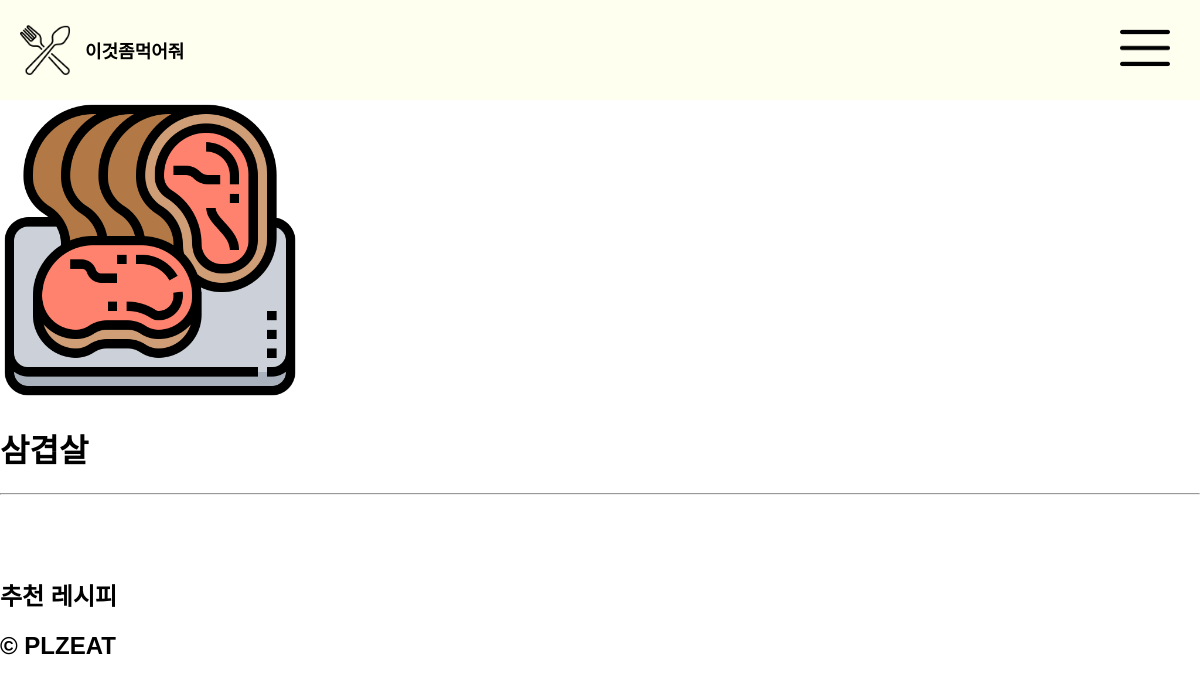
Screenshot of /foods/2 with the database file from the repository.
### foods/models.py (models this page shows, shortened)
class Food(models.Model):
    name = models.CharField(max_length=20)
    photo = models.ImageField(upload_to="enrolled_food", default="default.png")
    expired_date = models.DateField(null=False)
    quantity = models.IntegerField(null=True)
    user = models.ForeignKey(
        users_models.User, related_name="foods", on_delete=models.CASCADE
    )
    def __str__(self):
        return self.name

### foods/views.py (the view)
# urls.py: urlpatterns = [path("<int:pk>", views.food_detail, name="food_detail")]
def food_detail(request, pk):
    food = foods_model.Food.objects.get(pk=pk)
    food_data = foods_model.HowToUseFood.objects.all()
    how_to_trim = ""
    how_to_store = ""
    try:
        equal_food = food_data.get(name=food)
        how_to_trim = equal_food.how_to_trim
        how_to_store = equal_food.how_to_store
    except:
        pass
    context = {
        "food": food,
        "how_to_trim": how_to_trim,
        "how_to_store": how_to_store,
    }
    return render(request, "foods/food_detail.html", context)

### templates/foods/food_detail.html (shortened to what this page needs)
{% extends "base.html" %}
{% load static %}
{% block css %}
    <link rel="stylesheet" href="{% static 'foods/css/food_detail.css' %}" type="text/css">
{% endblock css %}
{% block content %}
    <img class="food_img" src="{{food.photo.url}}" alt="img">
    <h1>{{food.name}}</h1>
    <hr>
    <br><br><br>
    <h2>추천 레시피<h2>
{% endblock content %}

### core/static/core/css/base.css (style rules this page uses)
* { box-sizing: border-box; }
body { margin: 0; font-family: 'NanumSquare', sans-serif; }

### foods/static/foods/css/food_detail.css (style rules this page uses)
.food_img { width: 300px; height: 300px; }

### rows the page displays
Food: photo (picture), name "삼겹살"
